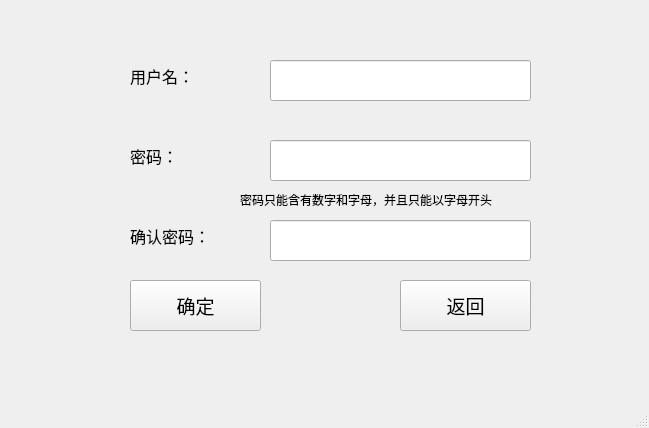
<?xml version="1.0" encoding="UTF-8"?>
<ui version="4.0">
 <class>register_window</class>
 <widget class="QMainWindow" name="register_window">
  <property name="geometry">
   <rect>
    <x>0</x>
    <y>0</y>
    <width>649</width>
    <height>428</height>
   </rect>
  </property>
  <property name="windowTitle">
   <string>注册</string>
  </property>
  <widget class="QWidget" name="centralwidget">
   <widget class="QLabel" name="labelRegisterName">
    <property name="geometry">
     <rect>
      <x>130</x>
      <y>60</y>
      <width>101</width>
      <height>31</height>
     </rect>
    </property>
    <property name="font">
     <font>
      <family>Consolas</family>
      <pointsize>12</pointsize>
     </font>
    </property>
    <property name="text">
     <string>用户名：</string>
    </property>
   </widget>
   <widget class="QLabel" name="labelRegisterPwd1">
    <property name="geometry">
     <rect>
      <x>130</x>
      <y>140</y>
      <width>101</width>
      <height>31</height>
     </rect>
    </property>
    <property name="font">
     <font>
      <family>Consolas</family>
      <pointsize>12</pointsize>
     </font>
    </property>
    <property name="text">
     <string>密码：</string>
    </property>
   </widget>
   <widget class="QLabel" name="labelRegisterPwd2">
    <property name="geometry">
     <rect>
      <x>130</x>
      <y>220</y>
      <width>101</width>
      <height>31</height>
     </rect>
    </property>
    <property name="font">
     <font>
      <family>Consolas</family>
      <pointsize>12</pointsize>
     </font>
    </property>
    <property name="text">
     <string>确认密码：</string>
    </property>
   </widget>
   <widget class="QLineEdit" name="lineEditRegisterName">
    <property name="geometry">
     <rect>
      <x>270</x>
      <y>60</y>
      <width>261</width>
      <height>41</height>
     </rect>
    </property>
    <property name="font">
     <font>
      <family>宋体</family>
      <pointsize>14</pointsize>
     </font>
    </property>
   </widget>
   <widget class="QLineEdit" name="lineEditRegisterPwd1">
    <property name="geometry">
     <rect>
      <x>270</x>
      <y>140</y>
      <width>261</width>
      <height>41</height>
     </rect>
    </property>
    <property name="font">
     <font>
      <family>宋体</family>
      <pointsize>14</pointsize>
     </font>
    </property>
    <property name="echoMode">
     <enum>QLineEdit::Password</enum>
    </property>
   </widget>
   <widget class="QLineEdit" name="lineEditRegisterPwd2">
    <property name="geometry">
     <rect>
      <x>270</x>
      <y>220</y>
      <width>261</width>
      <height>41</height>
     </rect>
    </property>
    <property name="font">
     <font>
      <family>宋体</family>
      <pointsize>14</pointsize>
     </font>
    </property>
    <property name="echoMode">
     <enum>QLineEdit::Password</enum>
    </property>
   </widget>
   <widget class="QPushButton" name="confirmButton">
    <property name="geometry">
     <rect>
      <x>130</x>
      <y>280</y>
      <width>131</width>
      <height>51</height>
     </rect>
    </property>
    <property name="font">
     <font>
      <family>AcadEref</family>
      <pointsize>14</pointsize>
     </font>
    </property>
    <property name="text">
     <string>确定</string>
    </property>
   </widget>
   <widget class="QPushButton" name="returnButton">
    <property name="geometry">
     <rect>
      <x>400</x>
      <y>280</y>
      <width>131</width>
      <height>51</height>
     </rect>
    </property>
    <property name="font">
     <font>
      <family>AcadEref</family>
      <pointsize>14</pointsize>
     </font>
    </property>
    <property name="text">
     <string>返回</string>
    </property>
   </widget>
   <widget class="QLabel" name="tipLabel2">
    <property name="geometry">
     <rect>
      <x>540</x>
      <y>64</y>
      <width>91</width>
      <height>31</height>
     </rect>
    </property>
    <property name="font">
     <font>
      <family>宋体</family>
     </font>
    </property>
    <property name="styleSheet">
     <string notr="true">color: rgb(255, 52, 12);</string>
    </property>
    <property name="text">
     <string/>
    </property>
    <property name="wordWrap">
     <bool>true</bool>
    </property>
   </widget>
   <widget class="QLabel" name="tipLabel3">
    <property name="geometry">
     <rect>
      <x>540</x>
      <y>210</y>
      <width>91</width>
      <height>51</height>
     </rect>
    </property>
    <property name="font">
     <font>
      <family>宋体</family>
     </font>
    </property>
    <property name="styleSheet">
     <string notr="true">color: rgb(255, 52, 12);</string>
    </property>
    <property name="lineWidth">
     <number>0</number>
    </property>
    <property name="text">
     <string/>
    </property>
    <property name="wordWrap">
     <bool>true</bool>
    </property>
   </widget>
   <widget class="QLabel" name="tipLabel4">
    <property name="geometry">
     <rect>
      <x>240</x>
      <y>190</y>
      <width>391</width>
      <height>20</height>
     </rect>
    </property>
    <property name="text">
     <string>密码只能含有数字和字母，并且只能以字母开头</string>
    </property>
   </widget>
  </widget>
  <widget class="QMenuBar" name="menubar">
   <property name="geometry">
    <rect>
     <x>0</x>
     <y>0</y>
     <width>649</width>
     <height>26</height>
    </rect>
   </property>
  </widget>
  <widget class="QStatusBar" name="statusbar"/>
 </widget>
 <resources/>
 <connections/>
</ui>
